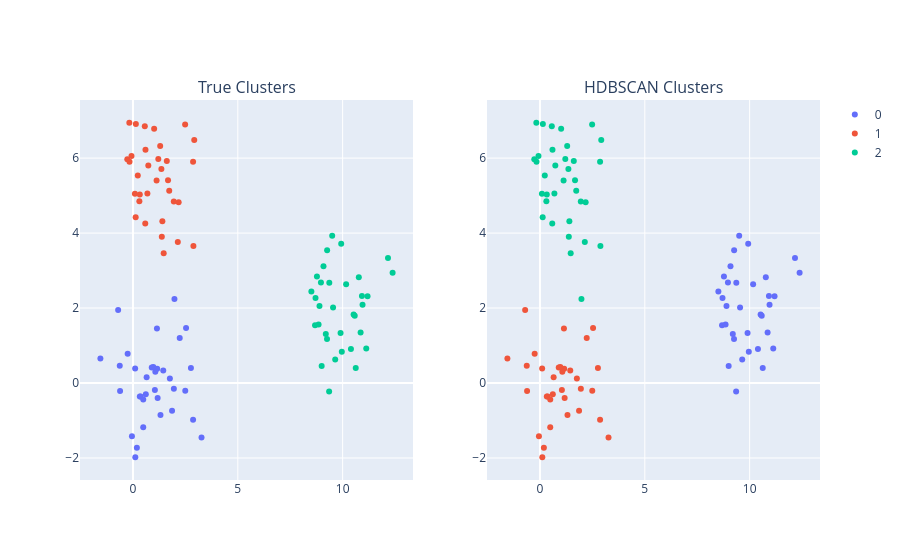

This figure's notebook cell:
### Markdown cell above
## Step 6a: Cluster

Having access to the full matrix of pairwise distances, users have the ability to cluster with whatever algorithm they prefer (provided it supports a matrix of precomputed pairwise distances as an input).

In the case of this recipe, we demonstrate using the HDBSCAN provided through Scikit-Learn.

### Code cell
hdb = HDBSCAN(min_cluster_size=15, max_cluster_size=50, min_samples=10, metric='precomputed').fit(x)
hdbscan_labels = hdb.labels_
df["hdbscan_labels"] = hdbscan_labels

fig = make_subplots(rows=1, cols=2, subplot_titles=["True Clusters", "HDBSCAN Clusters"])
for label, group in df.groupby("target"):
    fig.add_scatter(x=group.x, y=group.y, col=1, row=1, mode="markers", name=label)
for label, group in df.groupby("hdbscan_labels"):
    fig.add_scatter(
        x=group.x, y=group.y, col=2, row=1, mode="markers", name=label,
        marker_color=fig.layout["template"]["layout"]["colorway"][label],
        showlegend=False
    )
fig.show()
